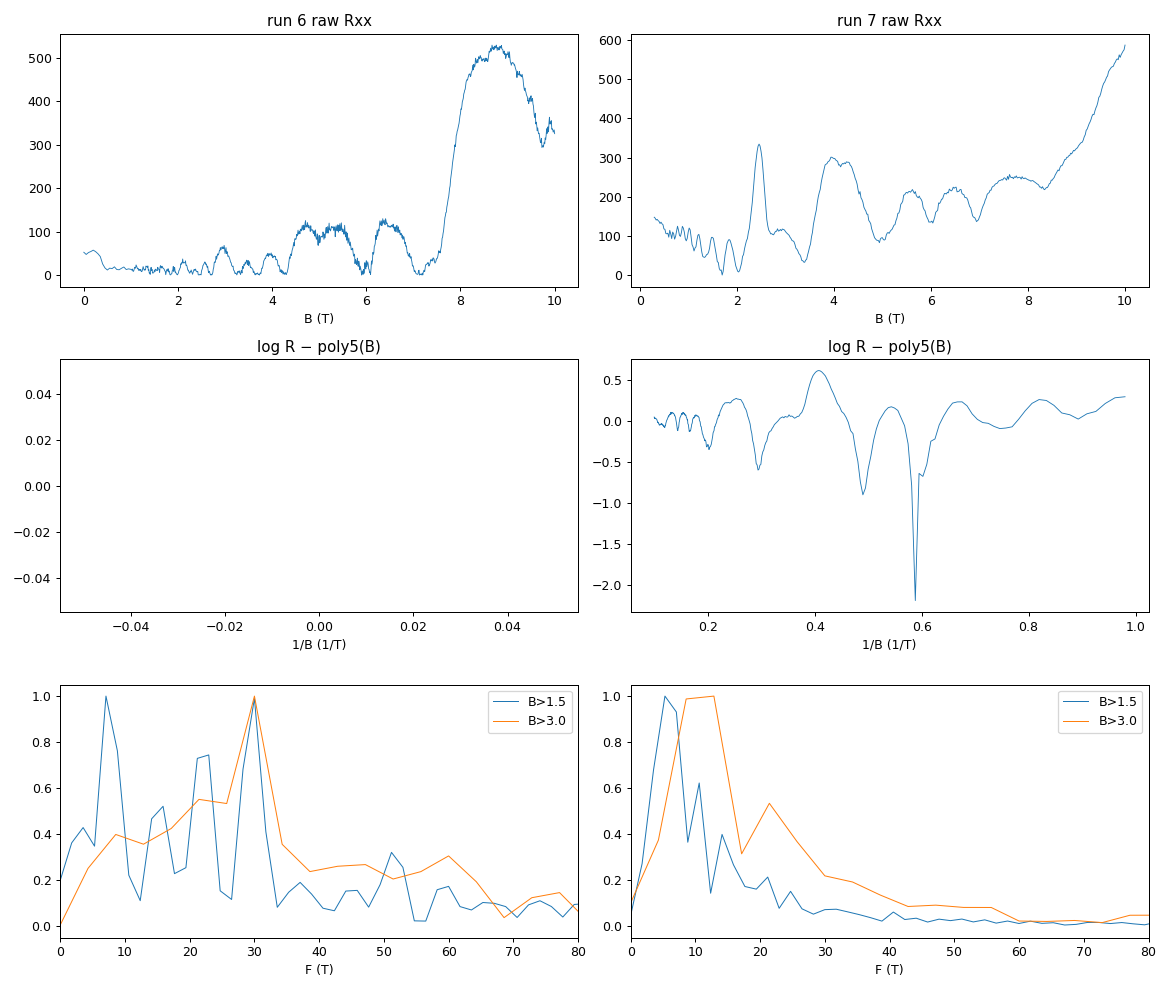

Reproduce this figure in Python.
"""Runs 6 (e-side n=+3.2e12) and 7 (h-side n=-1.2e12): raw R(B), FFT in 1/B, sdh_onset."""
import numpy as np, matplotlib; matplotlib.use("Agg"); import matplotlib.pyplot as plt
from pathlib import Path
from hera.analysis import open_run, summarize_run, resolve_channels, sdh_fft, sdh_onset, luttinger_frequency
D = Path("data")
fig, ax = plt.subplots(3, 2, figsize=(13, 11))
for j, rid in enumerate([6, 7]):
    r = open_run(D / str(rid)); print(summarize_run(r)); print(r.cols)
    ch = {c.cid: c for c in resolve_channels(r.meta)}
    B = r.col("magnet_field") if "magnet_field" in r.cols else r.col_at(1)
    I = r.col("sr0_X") / ch["sr0"].gain
    R = np.abs((r.col("sr1_X") / ch["sr1"].gain) / I)
    o = np.argsort(B); B, R, I = B[o], R[o], I[o]
    T = r.col("T_sample")[o]
    print(f"run {rid}: B {B.min():.3f}-{B.max():.3f}, N={len(B)}, R {R.min():.1f}-{R.max():.1f}, R(B<0.1)={R[B<0.1].mean():.1f}, "
          f"I {I.min()*1e9:.2f}-{I.max()*1e9:.2f} nA, T {T.min():.3f}-{T.max():.3f}, "
          f"Itg {r.col('k_2400_tg_curr').min()*1e12:.0f}..{r.col('k_2400_tg_curr').max()*1e12:.0f} pA, "
          f"sens {r.meta['instruments'].get('sr1',{}).get('parameters',{}).get('sensitivity',{}).get('value') if isinstance(r.meta.get('instruments'),dict) else '?'}")
    ax[0, j].plot(B, R, lw=0.7); ax[0, j].set_title(f"run {rid} raw Rxx"); ax[0, j].set_xlabel("B (T)")
    # background-subtracted in 1/B
    m = B > 1.0
    cf = np.polyfit(B[m], np.log10(R[m]), 5); dR = np.log10(R[m]) - np.polyval(cf, B[m])
    ax[1, j].plot(1 / B[m], dR, lw=0.7); ax[1, j].set_xlabel("1/B (1/T)"); ax[1, j].set_title("log R − poly5(B)")
    for lo in (1.5, 3.0):
        f, S = sdh_fft(R[:, None], B, b_range=(lo, B.max()), nfft=4096, bg_degree=5)
        S = S[0]; ax[2, j].plot(f, S / S.max(), lw=0.8, label=f"B>{lo}")
        sel = (f > 2) & (f < 80)
        from scipy.signal import find_peaks
        pk, _ = find_peaks(S[sel], prominence=0.08 * S[sel].max())
        print(f"  FFT B>{lo}: peaks (T, rel) " + ", ".join(f"{f[sel][p]:.1f}:{S[sel][p]/S[sel].max():.2f}" for p in pk))
    ax[2, j].set_xlim(0, 80); ax[2, j].legend(); ax[2, j].set_xlabel("F (T)")
    try:
        on = sdh_onset(R, B, r_full_scale=50e-6 / 10e-9)
        print(on.summary())
    except Exception as e:
        print("  sdh_onset:", type(e).__name__, e)
fig.tight_layout(); fig.savefig("hera_scratch/sdh_spots.png", dpi=90)
